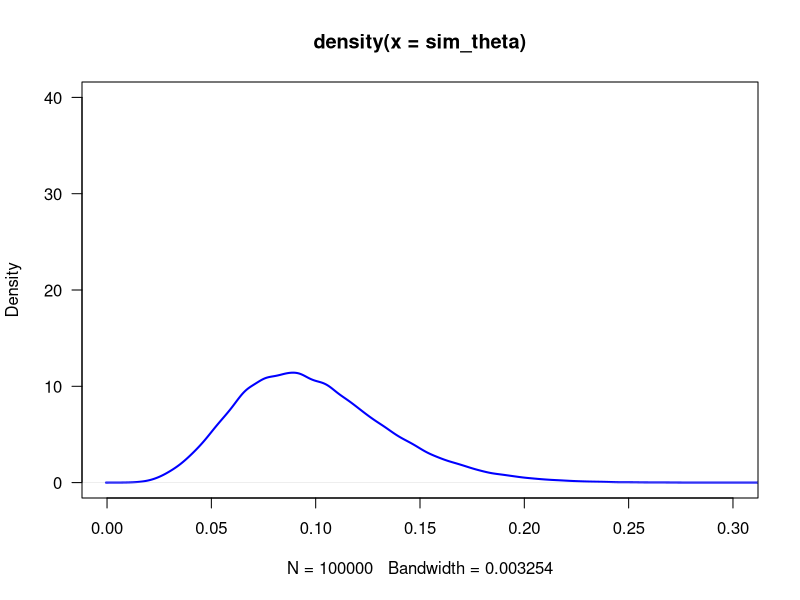
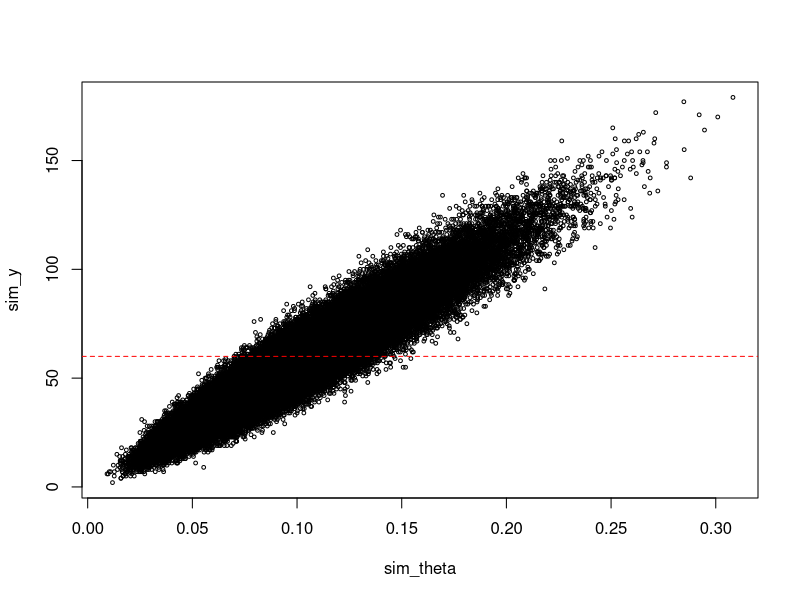
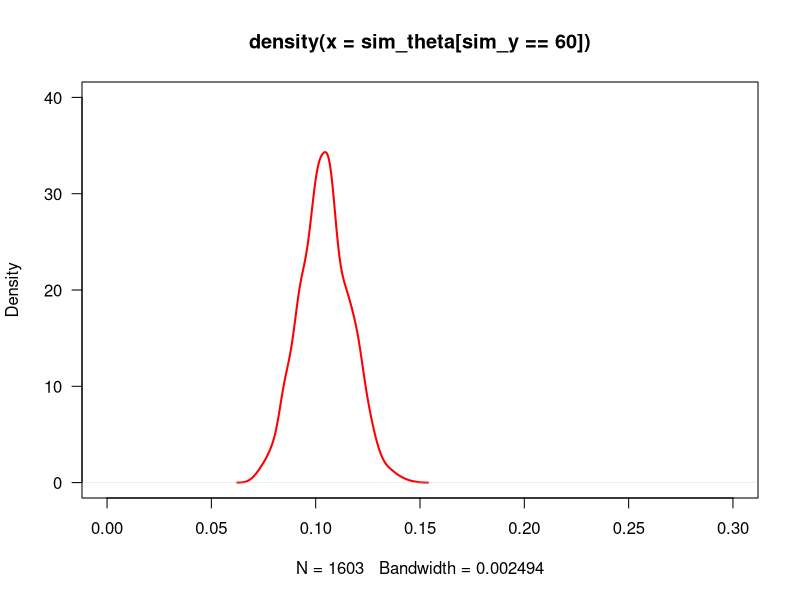

The R source for these figures, in order:
# Practical 9

# 1
n_sim <- 100000
n_sample <- 568
n_prior_base <- c(6.6, 60)

sim_theta <- rbeta(n_sim, n_prior_base[1], n_prior_base[2])
plot(density(sim_theta), col="blue", lwd=2, xlim=c(0, 0.3), ylim=c(0, 40), las=1)

# 2
sim_y <- rbinom(n_sim, n_sample, sim_theta)

# 3
plot(sim_theta, sim_y, cex=0.5)
abline(h=60, col="red", lty=2)

# 4
plot(density(sim_theta[sim_y==60]), col="red", lwd=2, xlim=c(0, 0.3), ylim=c(0, 40), las=1)

mean(sim_theta[sim_y==60]); quantile(sim_theta[sim_y==60], c(0.025, 0.975))
# Posterior mean = 0.10 (95% CI: 0.08, 0.13)